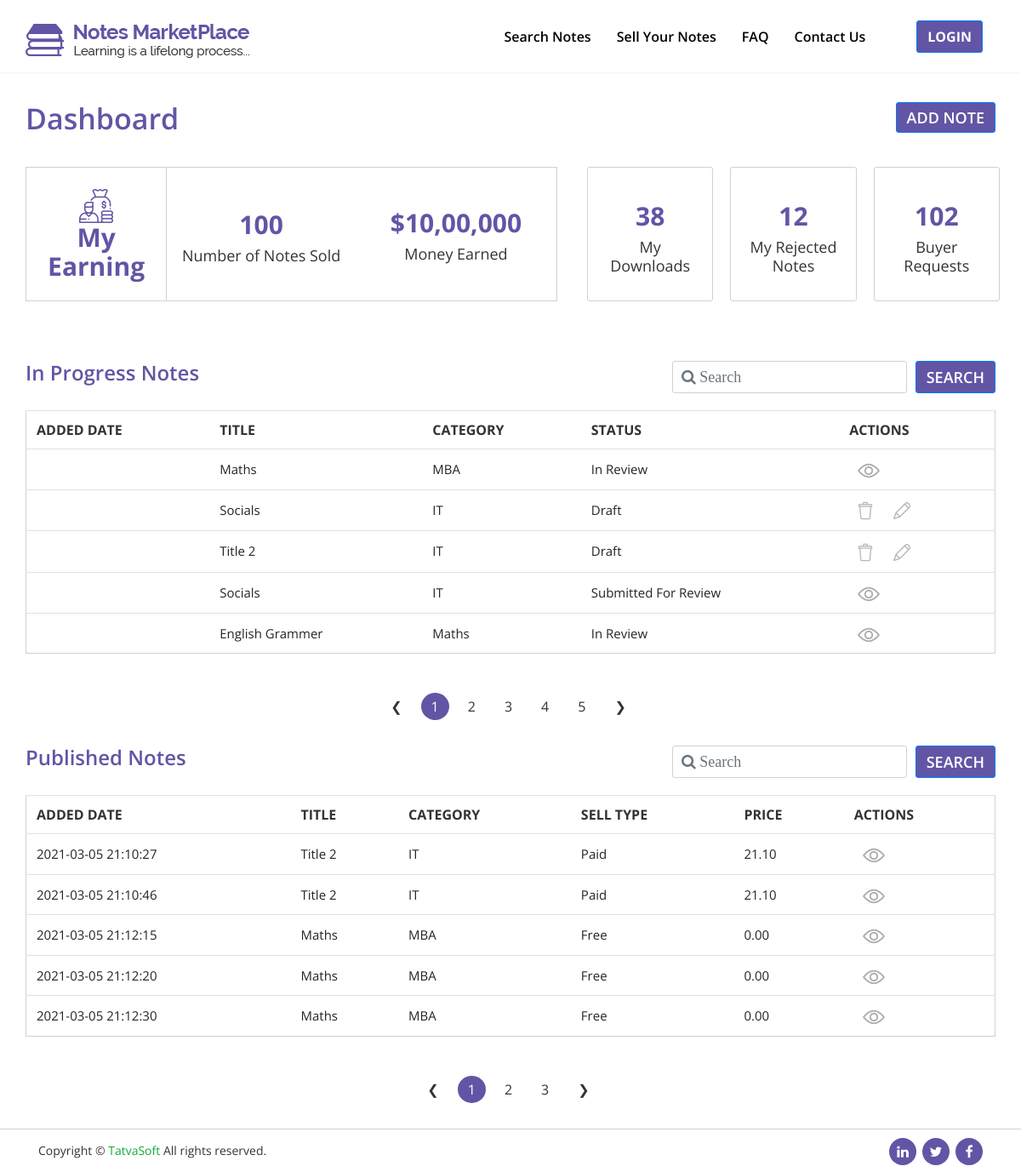
The page /NotesMarketPlace/front/dashboard-page.php on the database as committed earlier.
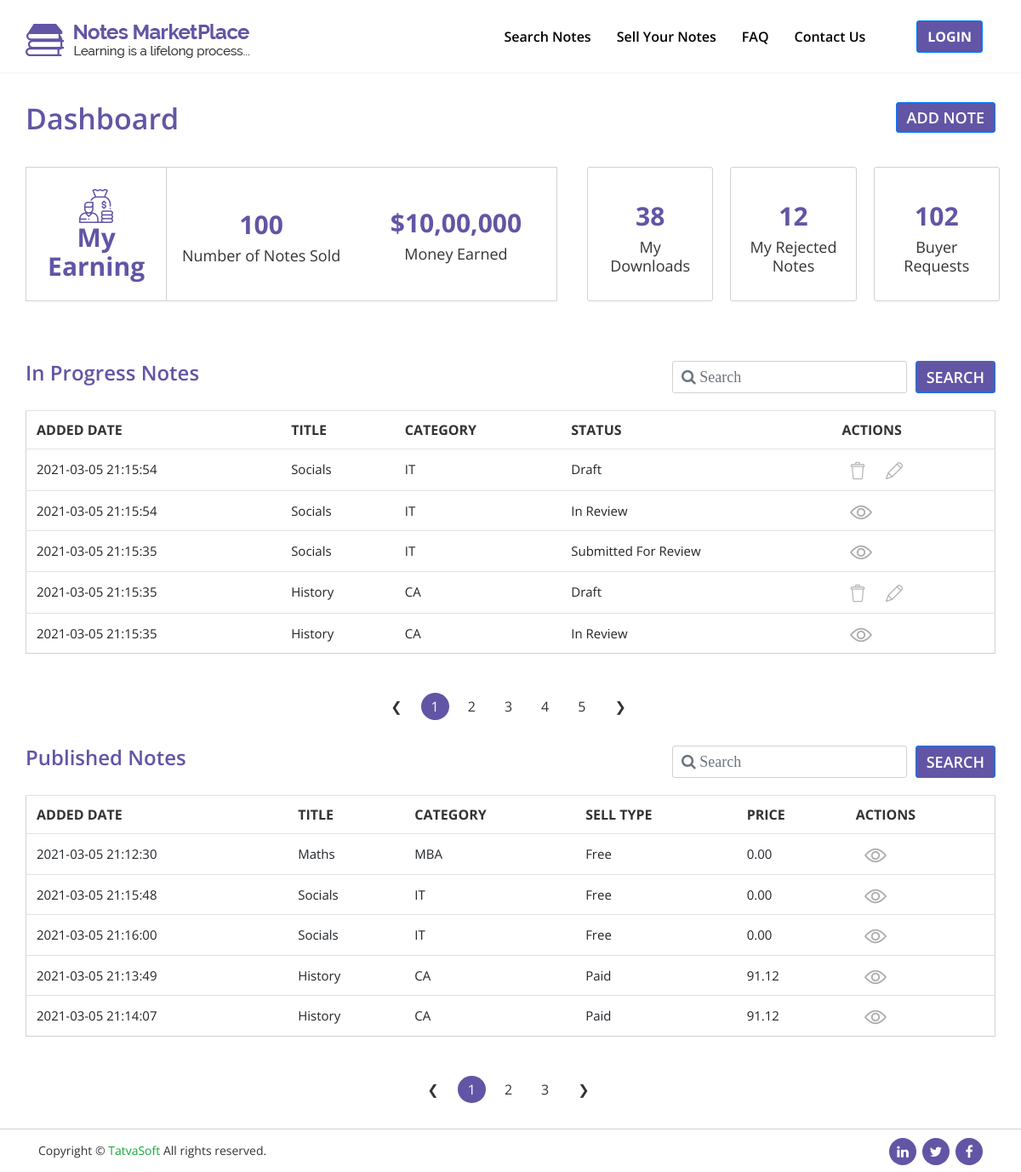
The same page on the database as committed later.
### tables this page shows
CREATE TABLE `sellernotes` (
  `noteid` int(10) UNSIGNED NOT NULL,
  `sellerid` int(10) UNSIGNED NOT NULL,
  `status` int(11) UNSIGNED NOT NULL,
  `actionedby` int(11) UNSIGNED DEFAULT NULL,
  `admin_remarks` varchar(255) DEFAULT NULL,
  `publisheddate` datetime DEFAULT NULL,
  `title` varchar(100) NOT NULL,
  `category` int(100) UNSIGNED NOT NULL,
  `displaypic` varchar(255) DEFAULT NULL,
  `notetype` int(11) UNSIGNED DEFAULT NULL,
  `page_no` int(11) DEFAULT NULL,
  `description` varchar(255) NOT NULL,
  `university_name` varchar(200) DEFAULT NULL,
  `country` int(11) UNSIGNED DEFAULT NULL,
  `course` varchar(100) DEFAULT NULL,
  `course_code` varchar(100) DEFAULT NULL,
  `proffesor` varchar(100) DEFAULT NULL,
  `ispaid` int(11) UNSIGNED NOT NULL,
  `selling_price` decimal(10,2) DEFAULT NULL,
  `notespreview` varchar(255) DEFAULT NULL,
  `createddate` datetime DEFAULT NULL,
  `createdby` int(11) DEFAULT NULL,
  `modifieddate` datetime DEFAULT NULL,
  `modifiedby` int(11) DEFAULT NULL,
  `isactive` bit(1) NOT NULL
);

CREATE TABLE `notecategories` (
  `categoryid` int(10) UNSIGNED NOT NULL,
  `name` varchar(100) NOT NULL,
  `description` varchar(255) NOT NULL,
  `createddate` datetime DEFAULT NULL,
  `createdby` int(11) DEFAULT NULL,
  `modifieddate` datetime DEFAULT NULL,
  `modifiedby` int(11) DEFAULT NULL,
  `isactive` bit(1) NOT NULL
);

CREATE TABLE `referencedata` (
  `refdataid` int(10) UNSIGNED NOT NULL,
  `value` varchar(100) NOT NULL,
  `datavalue` varchar(100) NOT NULL,
  `refcategory` varchar(100) NOT NULL,
  `createddate` datetime DEFAULT NULL,
  `createdby` int(11) DEFAULT NULL,
  `modifieddate` datetime DEFAULT NULL,
  `modifiedby` int(11) DEFAULT NULL,
  `isactive` bit(1) NOT NULL
);

### NotesMarketPlace/front/dashboard-page.php (the view, shortened to what the changed rows need)
<?php
include "db.php";
$limit = 5;
if (isset($_GET["page"])) {
    $page  = $_GET["page"];
} else {
    $page = 1;
};
$start_from = ($page - 1) * $limit;
if (isset($_POST['search_1'])) {
    $search_result = $_POST['search_result'];
    $query = "SELECT sellernotes.noteid,sellernotes.modifieddate,sellernotes.title,
              notecategories.name,referencedata.value FROM sellernotes LEFT JOIN
              notecategories ON sellernotes.category=notecategories.categoryid LEFT JOIN referencedata
              ON sellernotes.status=referencedata.refdataid WHERE sellernotes.title LIKE '%$search_result%'
              AND sellernotes.isactive=1 AND referencedata.refdataid IN (3,4,5)
              ORDER BY sellernotes.modifieddate DESC LIMIT $start_from, $limit";
    $result = mysqli_query($con, $query);
    $result_num = mysqli_query($con, "SELECT COUNT(noteid) FROM sellernotes WHERE title LIKE '%$search_result%' AND sellernotes.isactive=1 AND status IN (3,4,5)");
    $row = mysqli_fetch_row($result_num);
    $total_records = $row[0];
    $total_pages = ceil($total_records / $limit);
} else {
    $query = "SELECT sellernotes.noteid,sellernotes.modifieddate,sellernotes.title,notecategories.name,
              referencedata.value FROM sellernotes LEFT JOIN notecategories ON
              sellernotes.category=notecategories.categoryid LEFT JOIN referencedata
              ON sellernotes.status=referencedata.refdataid WHERE referencedata.refdataid IN (3,4,5)
              AND sellernotes.isactive=1 ORDER BY sellernotes.modifieddate DESC LIMIT $start_from, $limit";
    $result = mysqli_query($con, $query);
    $result_num = mysqli_query($con, "SELECT COUNT(noteid) FROM sellernotes WHERE status IN (3,4,5) AND sellernotes.isactive=1");
    $row = mysqli_fetch_row($result_num);
    $total_records = $row[0];
    $total_pages = ceil($total_records / $limit);
}
?>
<!DOCTYPE html>
<html lang="en">
<head>
    <link rel="stylesheet" href="css/font-awesome/css/font-awesome.min.css">
    <link rel="stylesheet" href="css/bootstrap/bootstrap.min.css">
    <link rel="stylesheet" href="css/style.css">
    <link rel="stylesheet" href="css/responsive.css">
</head>
<body class="sticky-header">
    <div id="search-all-font">
        <div id="dashboard-table-1">
            <div class="container">
                <div class="row">
                    <div class="col-md-12 column-padding-remover">
                        <div class="table-responsive">
                            <table class="table entire-table table-small">
                                <tr class="table-heading">
                                    <th scope="col"> added date </th>
                                    <th scope="col">title </th>
                                    <th scope="col">category</th>
                                    <th scope="col">status</th>
                                    <th scope="col">actions</th>
                                    <?php
                                    while ($row = mysqli_fetch_assoc($result)) {
                                        $date = $row['modifieddate'];
                                        $title = $row['title'];
                                        $category_name = $row['name'];
                                        $refe_data = $row['value'];
                                        $noteid = $row['noteid'];
                                        echo "<tr>
                                        <td>$date</td>
                                        <td>$title</td>
                                        <td>$category_name</td>
                                        <td>$refe_data</td>";
                                        if ($refe_data == 'Draft') {
                                            echo " <td>
                                            <a href='delete_draft.php?id=$noteid'>
                                            <img src='images/delete.png' title='Click to delete' alt='Delete'></a>
                                            <a href='add-notes-page.php?id=$noteid'>
                                            <img src='images/edit.png' title='Click to Edit' alt='edit'></a>
                                        </td>
                                    </tr>";
                                        } else {
                                            echo " <td>
                                       <a href='notes-details-page.php'>
                                            <img src='images/eye.png' title='Click to View' alt='View'>
                                            </a>
                                        </td>
                                    </tr>";
                                        }
                                    }
                                    ?>
                            </table>
                        </div>
                    </div>
                </div>
            </div>
        </div>
        <div class="search-pagination">
            <ul class="pagination justify-content-center">
                <?php
                for ($i = 1; $i <= $total_pages; $i++) {
                    if ($i == $page) {
                        echo "<li class='page-item active'><a class='page-link' href='dashboard-page.php?page=$i'>$i</a></li>";
                    } else echo "<li class='page-item'><a class='page-link' href='dashboard-page.php?page=$i'>$i</a></li>";
                }
                ?>
            </ul>
        </div>
        <?php
        if (isset($_GET["page_info"])) {
            $page_info  = $_GET["page_info"];
        } else {
            $page_info = 1;
        };
        $start_from2 = ($page_info - 1) * $limit;
        if (isset($_POST['search_2'])) {
            $search_result2 = $_POST['search_result2'];
            $query2 = "SELECT sellernotes.publisheddate,sellernotes.title,notecategories.name,
                        referencedata.value,sellernotes.selling_price FROM sellernotes LEFT JOIN
                        notecategories ON sellernotes.category=notecategories.categoryid LEFT JOIN
                        referencedata ON sellernotes.ispaid=referencedata.refdataid WHERE
                        sellernotes.title LIKE '%$search_result2%' AND sellernotes.status=6
                        ORDER BY sellernotes.modifieddate DESC LIMIT $start_from2, $limit";
            $result2 = mysqli_query($con, $query2);
            $result_num2 = mysqli_query($con, "SELECT COUNT(noteid) FROM sellernotes WHERE title LIKE '%$search_result2%' AND status=6");
            $row2 = mysqli_fetch_row($result_num2);
            $total_records2 = $row2[0];
            $total_pages2 = ceil($total_records2 / $limit);
        } else {
            $query2 = "SELECT sellernotes.publisheddate,sellernotes.title,notecategories.name,
                        referencedata.value,sellernotes.selling_price FROM sellernotes LEFT JOIN
                        notecategories ON sellernotes.category=notecategories.categoryid LEFT JOIN
                        referencedata ON sellernotes.ispaid=referencedata.refdataid WHERE
                        sellernotes.status=6 ORDER BY sellernotes.modifieddate DESC LIMIT $start_from2, $limit";
            $result2 = mysqli_query($con, $query2);
            $result_num2 = mysqli_query($con, "SELECT COUNT(noteid) FROM sellernotes WHERE status=6");
            $row2 = mysqli_fetch_row($result_num2);
            $total_records2 = $row2[0];
            $total_pages2 = ceil($total_records2 / $limit);
        }
        ?>
        <div id="dashboard-table-2">
            <div class="container">
                <div class="row">
                    <div class="col-md-12 column-padding-remover">
                        <div class="table-responsive">
                            <table class="table entire-table table-small">
                                <tr class="table-heading">
                                    <th scope="col">added date </th>
                                    <th scope="col">title</th>
                                    <th scope="col">category</th>
                                    <th scope="col">sell type </th>
                                    <th scope="col">price</th>
                                    <th scope="col">actions</th>
                                </tr>
                                <?php
                                while ($row = mysqli_fetch_assoc($result2)) {
                                    $date2 = $row['publisheddate'];
                                    $title2 = $row['title'];
                                    $category_name2 = $row['name'];
                                    $refe_data2 = $row['value'];
                                    $sell_price = $row['selling_price'];
                                    echo "<tr>
                                        <td>$date2</td>
                                        <td>$title2</td>
                                        <td>$category_name2</td>
                                        <td>$refe_data2</td>
                                        <td>$sell_price</td>
                                        <td> <a href='notes-details-page.php'><img src='images/eye.png' title='Click to View' alt='View'></a> </td>
                                         </tr>";
                                }
                                ?>
                            </table>
                        </div>
                    </div>
                </div>
            </div>
        </div>
        <div class="search-pagination">
            <ul class="pagination justify-content-center">
                <?php
                for ($i = 1; $i <= $total_pages2; $i++) {
                    if ($i == $page_info) {
                        echo "<li class='page-item active'><a class='page-link' href='dashboard-page.php?page_info=$i'>$i</a></li>";
                    } else echo "<li class='page-item'><a class='page-link' href='dashboard-page.php?page_info=$i'>$i</a></li>";
                }
                ?>
            </ul>
        </div>
    </div>
</body>
</html>

Rows that differ between the two databases and show on the page:
no longer on this page (row edited): sellernotes: title "Maths", category.name "MBA", status.value "In Review", shown under "In Progress Notes"
no longer on this page (row unchanged): sellernotes: title "Socials", category.name "IT", status.value "Draft", shown under "In Progress Notes"
no longer on this page (row unchanged): sellernotes: title "Title 2", category.name "IT", status.value "Draft", shown under "In Progress Notes"
no longer on this page (row unchanged): sellernotes: title "English Grammer", category.name "Maths", status.value "In Review", shown under "In Progress Notes"
no longer on this page (row edited): sellernotes: publisheddate "2021-03-05 21:10:27", title "Title 2", category.name "IT", ispaid.value "Paid", selling_price "21.10", shown under "Published Notes"
no longer on this page (row unchanged): sellernotes: publisheddate "2021-03-05 21:10:46", title "Title 2", category.name "IT", ispaid.value "Paid", selling_price "21.10", shown under "Published Notes"
no longer on this page (row edited): sellernotes: publisheddate "2021-03-05 21:12:15", title "Maths", category.name "MBA", ispaid.value "Free", selling_price "0.00", shown under "Published Notes"
no longer on this page (row edited): sellernotes: publisheddate "2021-03-05 21:12:20", title "Maths", category.name "MBA", ispaid.value "Free", selling_price "0.00", shown under "Published Notes"
now on this page (row edited): sellernotes: modifieddate "2021-03-05 21:15:54", title "Socials", category.name "IT", status.value "Draft", shown under "In Progress Notes"
now on this page (row edited): sellernotes: modifieddate "2021-03-05 21:15:54", title "Socials", category.name "IT", status.value "In Review", shown under "In Progress Notes"
changed sellernotes "Submitted For Review": modifieddate (not shown) → "2021-03-05 21:15:35"
now on this page (row edited): sellernotes: modifieddate "2021-03-05 21:15:35", title "History", category.name "CA", status.value "Draft", shown under "In Progress Notes"
now on this page (row edited): sellernotes: modifieddate "2021-03-05 21:15:35", title "History", category.name "CA", status.value "In Review", shown under "In Progress Notes"
now on this page (row edited): sellernotes: publisheddate "2021-03-05 21:15:48", title "Socials", category.name "IT", ispaid.value "Free", selling_price "0.00", shown under "Published Notes"
now on this page (row edited): sellernotes: publisheddate "2021-03-05 21:16:00", title "Socials", category.name "IT", ispaid.value "Free", selling_price "0.00", shown under "Published Notes"
now on this page (row edited): sellernotes: publisheddate "2021-03-05 21:13:49", title "History", category.name "CA", ispaid.value "Paid", selling_price "91.12", shown under "Published Notes"
now on this page (row edited): sellernotes: publisheddate "2021-03-05 21:14:07", title "History", category.name "CA", ispaid.value "Paid", selling_price "91.12", shown under "Published Notes"
